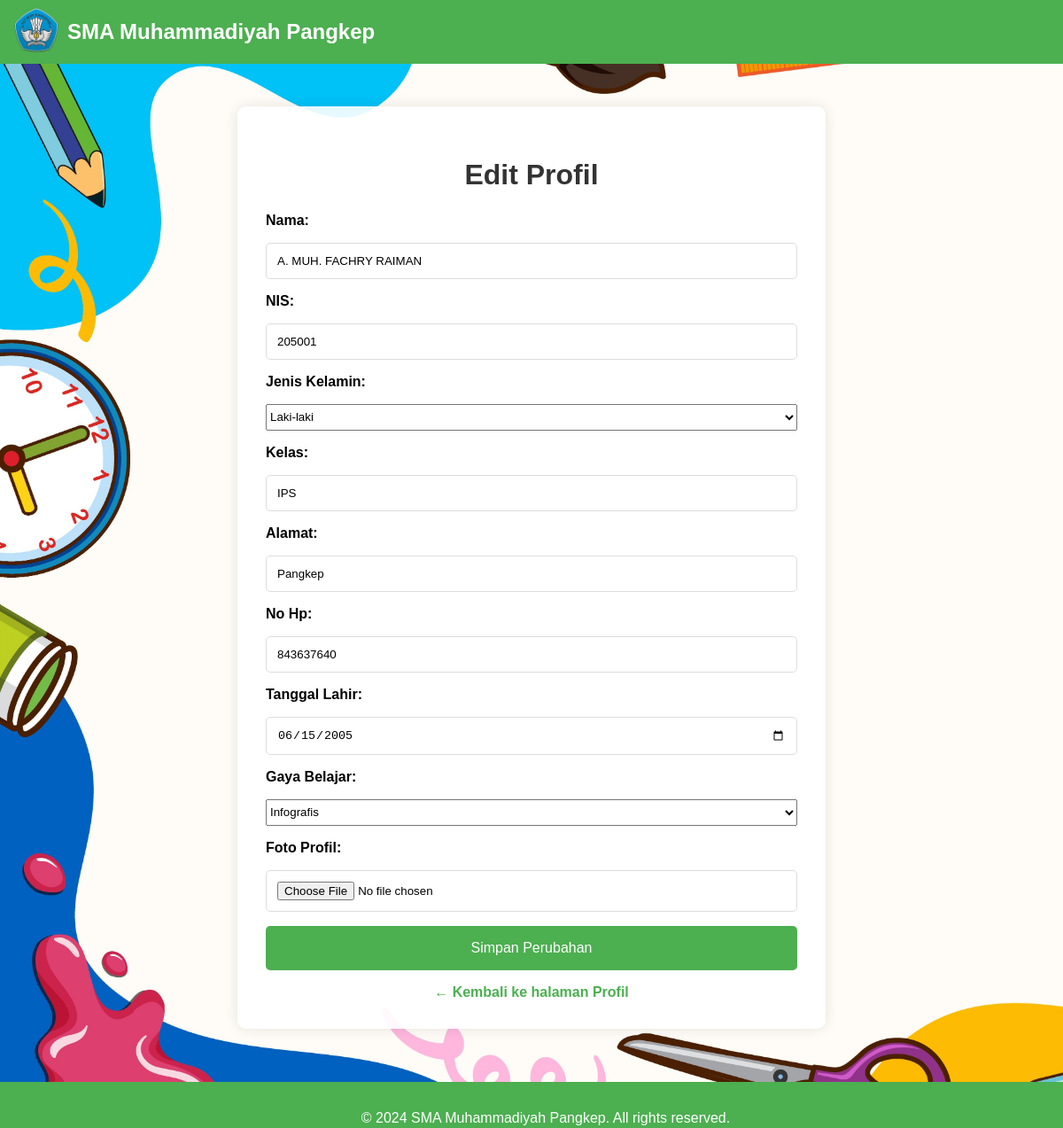
The app's page /Siswa/edit-profil.php (signed in) with its own data.
### tables this page shows
CREATE TABLE `students` (
  `id` int NOT NULL,
  `user_id` int DEFAULT NULL,
  `name` varchar(255) NOT NULL,
  `nis` int NOT NULL,
  `class` varchar(255) DEFAULT NULL,
  `alamat` varchar(25) NOT NULL,
  `no_hp` varchar(20) NOT NULL,
  `date_of_birth` date DEFAULT NULL,
  `jenis_kelamin` enum('laki-laki','perempuan') NOT NULL,
  `gaya_belajar` varchar(25) NOT NULL,
  `profile_photo` varchar(255) DEFAULT NULL
);

### Siswa/edit-profil.php (the view, shortened to what this page needs)
<?php
require_once '../koneksi.php';
$user_id = $_SESSION['user_id'];
$sql = "SELECT * FROM students WHERE user_id = ?";
$stmt = $conn->prepare($sql);
$stmt->bind_param("i", $user_id);
$stmt->execute();
$result = $stmt->get_result();
if ($result->num_rows > 0) {
    $user = $result->fetch_assoc();
} else {
    echo "User not found.";
    exit;
}
?>
<!DOCTYPE html>
<html lang="en">
<head>
    <link rel="stylesheet" href="https://cdnjs.cloudflare.com/ajax/libs/animate.css/4.1.1/animate.min.css">
</head>
<body>
    <header>
        <div class="logo-container">
            <div class="logo">
                <img src="../gambar/logo.png" alt="Logo">
            </div>
            <div class="school-name">
                <p>SMA Muhammadiyah Pangkep</p>
            </div>
        </div>
    </header>
    <main>
        <section class="profile animate__animated animate__fadeIn">
            <h2>Edit Profil</h2>
            <form id="editProfileForm" action="edit-profil.php" method="POST" enctype="multipart/form-data">
                <label for="name">Nama:</label>
                <input type="text" id="name" name="name" value="<?php echo htmlspecialchars($user['name']); ?>" required>
                <label for="nis">NIS:</label>
                <input type="text" id="nis" name="nis" value="<?php echo htmlspecialchars($user['nis']); ?>" required>
                <label for="jenis_kelamin">Jenis Kelamin:</label>
                <select id="jenis_kelamin" name="jenis_kelamin" required>
                    <option value="laki-laki" <?php echo $user['jenis_kelamin'] == 'laki-laki' ? 'selected' : ''; ?>>Laki-laki</option>
                </select>
                <label for="class">Kelas:</label>
                <input type="text" id="class" name="class" value="<?php echo htmlspecialchars($user['class']); ?>">
                <label for="alamat">Alamat:</label>
                <input type="text" id="alamat" name="alamat" value="<?php echo htmlspecialchars($user['alamat']); ?>" required>
                <label for="no_hp">No Hp:</label>
                <input type="text" id="no_hp" name="no_hp" value="<?php echo htmlspecialchars($user['no_hp']); ?>" required>
                <label for="date_of_birth">Tanggal Lahir:</label>
                <input type="date" id="date_of_birth" name="date_of_birth" value="<?php echo htmlspecialchars($user['date_of_birth']); ?>">
                <label for="gaya_belajar">Gaya Belajar:</label>
                <select id="gaya_belajar" name="gaya_belajar" required>
                    <option value="infografis" <?php echo $user['gaya_belajar'] == 'infografis' ? 'selected' : ''; ?>>Infografis</option>
                </select>
                <label for="profile_photo">Foto Profil:</label>
                <input type="file" id="profile_photo" name="profile_photo">
                <button type="submit">Simpan Perubahan</button>
            </form>
            <div class="back-link">
            <a href="siswa-profile.php">← Kembali ke halaman Profil</a>
            </div>
        </section>
    </main>
    <footer>
        <p>&copy; 2024 SMA Muhammadiyah Pangkep. All rights reserved.</p>
    </footer>
</body>
</html>

### Siswa/edit-profil.php (style rules this page uses)
body { font-family: Arial, sans-serif; background-image: url(../gambar/cekolah.jpg); background-size: cover; margin: 0; padding: 0; box-sizing: border-box; background-color: #f0f0f0; }
header { background-color: #4CAF50; color: white; padding: 1rem; display: flex; height: 40px; justify-content: space-between; align-items: center; position: fixed; width: 100%; top: 0; left: 0; z-index: 1000; }
.logo-container { display: flex; align-items: center; }
.logo img { width: 50px; margin-right: 10px; }
.school-name p { margin: 0; font-size: 1.5rem; font-weight: bold; }
main { padding: 2rem; padding-top: 120px; margin-bottom: 80px; position: relative; z-index: 0; display: flex; justify-content: center; align-items: center; }
.profile { max-width: 600px; width: 100%; background-color: rgba(255, 255, 255, 0.9); padding: 2rem; border-radius: 10px; box-shadow: 0 0 15px rgba(0, 0, 0, 0.1); }
.profile h2 { margin-bottom: 1.5rem; font-size: 2rem; color: #333; text-align: center; }
.profile form { display: grid; grid-template-columns: 1fr; gap: 1rem; }
.profile label { font-weight: bold; }
.profile input[type="text"], .profile input[type="date"], .profile input[type="file"] { padding: 0.75rem; border-radius: 5px; border: 1px solid #ddd; width: 100%; box-sizing: border-box; }
.profile button { background-color: #4CAF50; color: white; padding: 1rem; border: none; border-radius: 5px; cursor: pointer; font-size: 1rem; transition: background-color 0.3s ease; width: 100%; box-sizing: border-box; }
footer { background-color: #4CAF50; color: white; text-align: center; padding: 1rem; height: 20px; width: 100%; position: fixed; bottom: 0; z-index: 1000; }
select { height: 30px; }
.back-link { text-align: center; margin-top: 1rem; }
.back-link a { color: #4CAF50; text-decoration: none; font-weight: bold; }

### records on screen
students: name "A. MUH. FACHRY RAIMAN", nis "205001", jenis_kelamin "Laki-laki", class "IPS", alamat "Pangkep", no_hp "843637640", date_of_birth "06/15/2005", gaya_belajar "Infografis"
